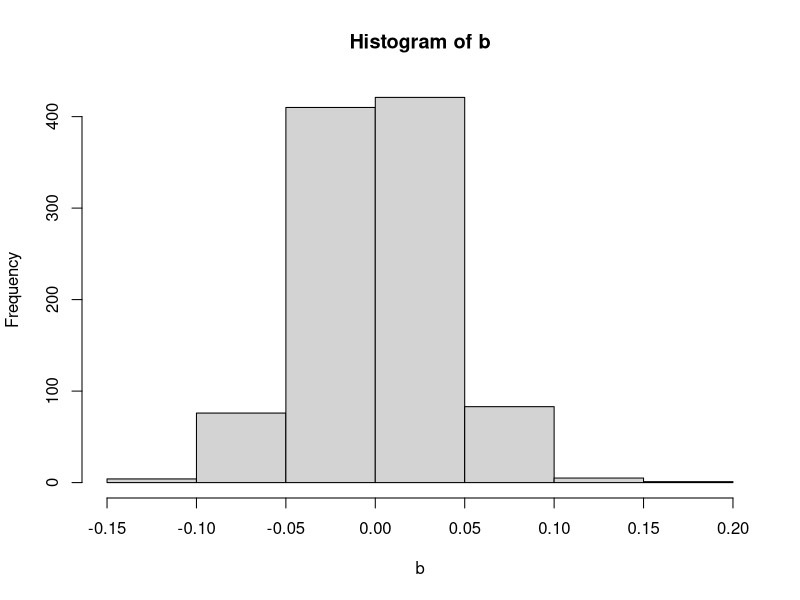
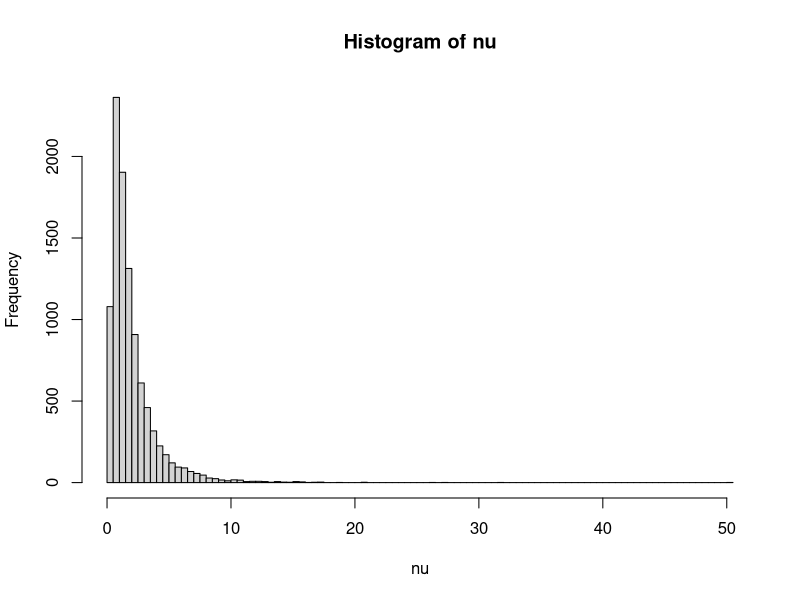
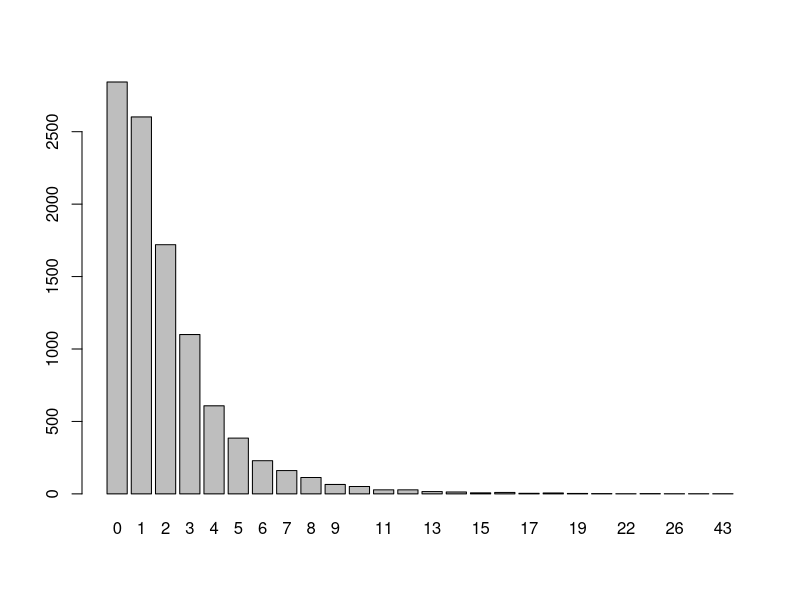
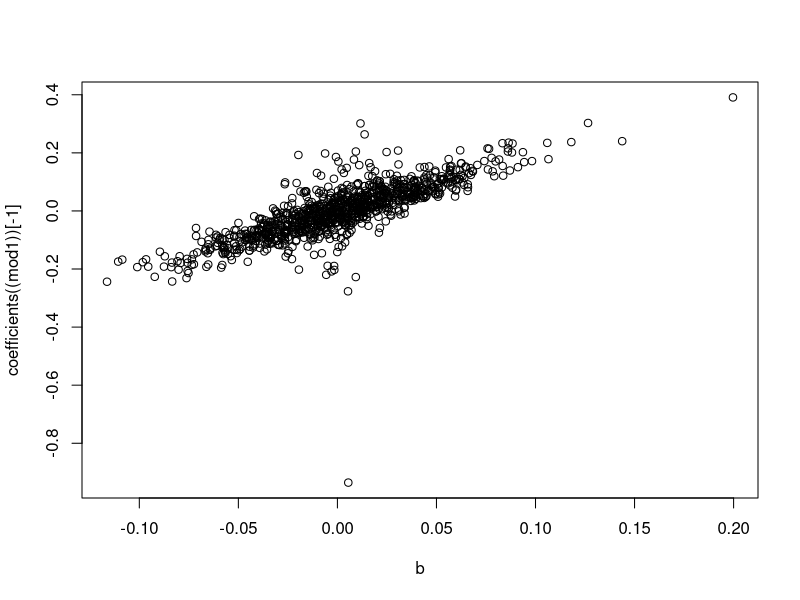
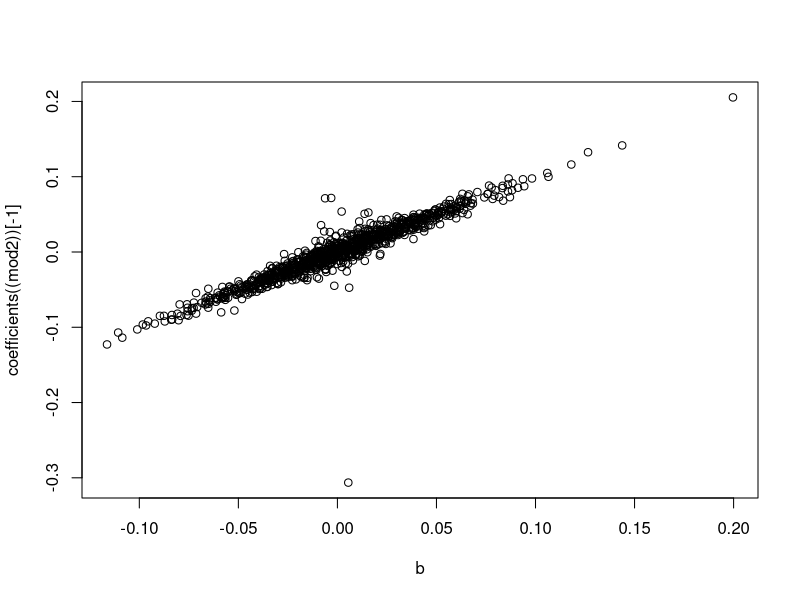
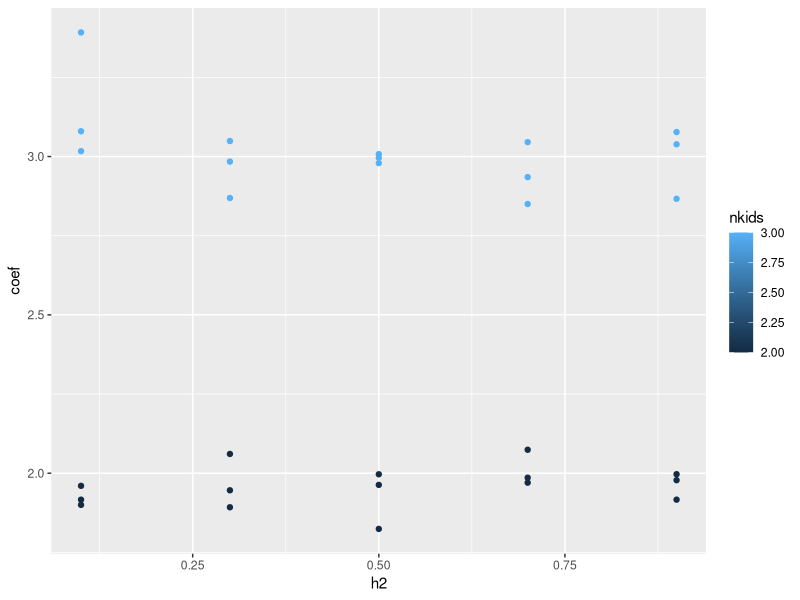
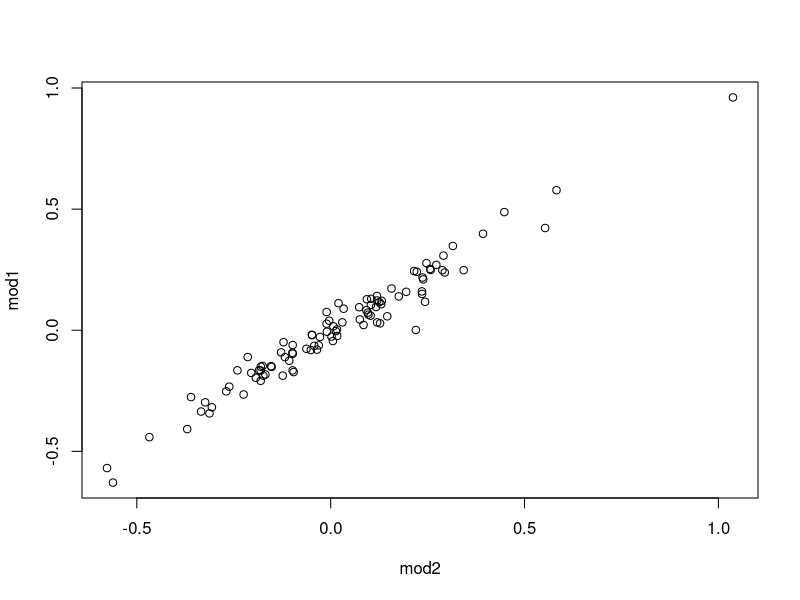
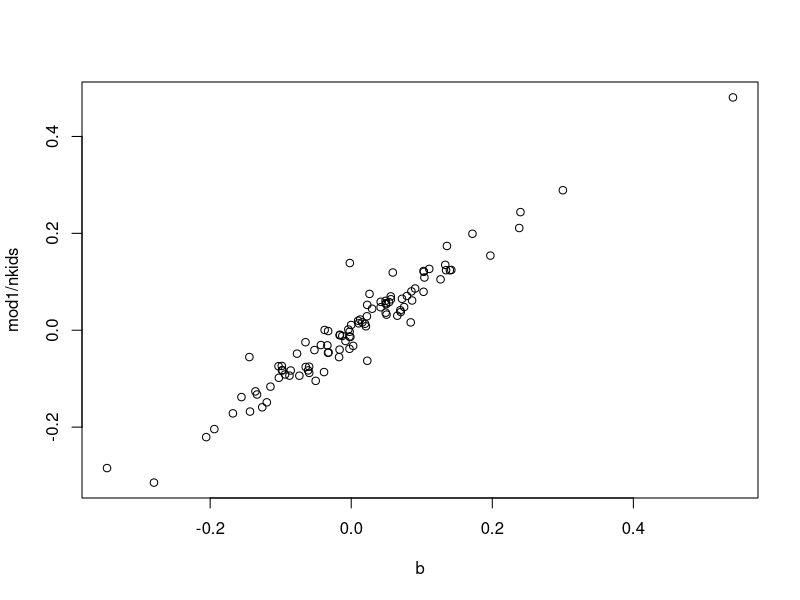

The R source for these figures, in order: (Note: a time limit stopped this script after it produced the figures.)
## ---- chunk 1
set.seed(12345)
library(dplyr)
nid <- 10000
nsnp <- 1000
af <- runif(nsnp)
h2 <- 0.8
g <- lapply(1:nsnp, function(x) rbinom(nid, 2, af[x])) %>% do.call(cbind, .)
## ---- chunk 2
sigmag <- sqrt(2 * af * (1-af))
b <- rnorm(nsnp, mean=0, sd=sigmag)
## ---- chunk 3
sigmal <- sqrt(log(1+2^2/2^2))

vg <- sum(af * 2 * (1 - af) * b^2)
ve <- (vg - h2 * vg)/h2
vy <- vg + ve
b <- b/sqrt(vy) * sigmal
hist(b)
sd(b)

mu <- log(2^2 / sqrt(2^2 + 2^2)) - sum(2*af*b)
## ---- chunk 4
gbv <- g %*% b
l <- mu + gbv + rnorm(nid, 0, sqrt(sigmal^2 * (1-h2)))
cor(gbv, l)^2
## ---- chunk 5
nu <- exp(l)
mean(nu)
sd(nu)
hist(nu, breaks=100)
## ---- chunk 6
y <- rpois(nid, nu)
barplot(table(y))
## ---- chunk 7
mod1 <- lm(y ~ g)
plot(coefficients((mod1))[-1] ~ b)
## ---- chunk 8
mod2 <- lm(l ~ g)
plot(coefficients((mod2))[-1] ~ b)
## ---- chunk 9
summary(lm(coefficients(mod1)[-1] ~ b))
## ---- chunk 10
simulate <- function(h2, nsnp, nid, nkids)
{
  af <- runif(nsnp)
  g <- lapply(1:nsnp, function(x) rbinom(nid, 2, af[x])) %>% do.call(cbind, .)
  sigmag <- sqrt(2 * af * (1-af))
  b <- rnorm(nsnp, mean=0, sd=sigmag)
  vg <- sum(af * 2 * (1 - af) * b^2)
  ve <- (vg - h2 * vg)/h2
  vy <- vg + ve
  b <- b/sqrt(vy) * sigmal
  mu <- log(nkids^2 / sqrt(nkids^2 + nkids^2)) - sum(2*af*b)
  sigmal <- sqrt(log(1+nkids^2/nkids^2))
  gbv <- g %*% b
  l <- mu + gbv + rnorm(nid, 0, sqrt(sigmal^2 * (1-h2)))
  nu <- exp(l)
  y <- rpois(nid, nu)
  mod <- sapply(1:nsnp, function(x) lm(y ~ g[,x])$coef[2])
  return(lm(mod ~ b)$coef[2])
}

param <- expand.grid(
  h2=c(0.1, 0.3, 0.5, 0.7, 0.9),
  nkids=c(2,3),
  nsnp=c(500),
  sim=c(1:3),
  nid=10000
)

for(i in 1:nrow(param))
{
  message(i)
  param$coef[i] <- simulate(param$h2[i], param$nsnp[i], param$nid[i], param$nkids[i])
}
## ---- chunk 11
str(param)
library(ggplot2)
ggplot(param, aes(h2, coef)) +
  geom_point(aes(colour=nkids))
## ---- chunk 12
nsnp <- 100
nid <- 10000
nkids <- 2
h2 <- 0.8

# sample allele frequencies
af <- runif(nsnp)

# generate genotypes
g <- lapply(1:nsnp, function(x) rbinom(nid, 2, af[x])) %>% do.call(cbind, .)

# variance of liability should scale to nkids once exponentiated
sigmal <- sqrt(log(1+nkids^2/nkids^2))

# generate effect sizes
sigmag <- sqrt(2 * af * (1-af))
b <- rnorm(nsnp, mean=0, sd=sigmag)
vg <- sum(af * 2 * (1 - af) * b^2)
ve <- (vg - h2 * vg)/h2
vy <- vg + ve
b <- b/sqrt(vy) * sigmal

# mean of liability should scale to nkids once exponentiated
mu <- log(nkids^2 / sqrt(nkids^2 + nkids^2)) - sum(2*af*b)

# generate liability (fitness)
gbv <- g %*% b
l <- mu + gbv + rnorm(nid, 0, sqrt(sigmal^2 * (1-h2)))

# transform to observed scale
nu <- exp(l)

# sample counts by drawing from poisson
y1 <- rpois(nid, nu)

# sample counts by assigning children using sample
child_parent <- sample(1:nid, nkids*nid, replace=TRUE, prob=nu)
y2 <- rep(0,nid)
tabParents <- table(child_parent)
y2[as.numeric(unlist(dimnames(tabParents)))] <- tabParents

# estimate effects of each SNP on poisson y
mod1 <- sapply(1:nsnp, function(x) lm(y1 ~ g[,x])$coef[2])

# estimate effects of each SNP on sample y
mod2 <- sapply(1:nsnp, function(x) lm(y2 ~ g[,x])$coef[2])

# how do the SNP effect estimates compare across the two models?
plot(mod1 ~ mod2)
## ---- chunk 13
plot(mod1/nkids ~ b)
## ---- chunk 14
lm(mod1/nkids ~ b)
## ---- chunk 15
library(ggplot2)
tibble(gbv, y1) %>%
  ggplot(., aes(x=gbv, y=y1)) +
  geom_point() +
  geom_smooth()
## ---- chunk 16
ys <- scale(y1)
o <- lapply(1:ncol(g), function(i)
  {
  ga <- g[,i] - 1
  gd <- g[,i]
  gd[gd != 1] <- 0
  mod <- summary(lm(ys ~ ga + gd))
  o <- tryCatch(tibble(a=mod$coef[2,4],d=mod$coef[3,4]), error=function(cond) return(NULL))
  return(o)
  }) %>% bind_rows()
plot(-log10(o$a), -log10(o$d))
## ---- chunk 17
prop.table(table(o$d < 0.05))
## ---- chunk 18
nsnp <- 100
nid <- 10000
nkids <- 2
h2 <- 0.8

# sample allele frequencies
af <- runif(nsnp)

# generate genotypes
g <- lapply(1:nsnp, function(x) rbinom(nid, 2, af[x])) %>% do.call(cbind, .)

# generate effect sizes
sigmag <- sqrt(2 * af * (1-af))
b <- rnorm(nsnp, mean=0, sd=sigmag)
vg <- sum(af * 2 * (1 - af) * b^2)
ve <- (vg - h2 * vg)/h2
vy <- vg + ve
b <- b/sqrt(vy) * sigmal

# mean of liability should scale to nkids once exponentiated
mu <- log(nkids^2 / sqrt(nkids^2 + nkids^2)) - sum(2*af*b)

# variance of liability should scale to nkids once exponentiated
sigmal <- sqrt(log(1+nkids^2/nkids^2))

# generate liability (fitness)
gbv <- g %*% b
l <- mu + gbv + rnorm(nid, 0, sqrt(sigmal^2 * (1-h2)))

# transform to observed scale
nu <- exp(l)

# sample counts by drawing from poisson
y1 <- rpois(nid, nu)

# estimate effects of each SNP using lm
mod1 <- lapply(1:nsnp, function(x) summary(lm(y1 ~ g[,x])))

# estimate effects of each SNP using glm
mod2 <- lapply(1:nsnp, function(x) summary(glm(y1 ~ g[,x], family=poisson(link="log"))))

b1 <- sapply(mod1, function(x) { x$coef[2,1]})
b2 <- sapply(mod2, function(x) { x$coef[2,1]})
se1 <- sapply(mod1, function(x) { x$coef[2,2]})
se2 <- sapply(mod2, function(x) { x$coef[2,2]})
pval1 <- sapply(mod1, function(x) { x$coef[2,4]})
pval2 <- sapply(mod2, function(x) { x$coef[2,4]})

# how do the SNP effect estimates compare across the two models?
plot(b1 ~ b2)
## ---- chunk 19
summary(lm(b2 ~ b1))
## ---- chunk 20
plot(se1 ~ se2)
## ---- chunk 21
summary(lm(se2 ~ se1))
## ---- chunk 22
plot(pval1 ~ pval2)
table(pval1 < 0.05, pval2 < 0.05)
## ---- chunk 23
nsnp <- 100
nid <- 10000
nkids <- 2
h2 <- 0.8

# sample allele frequencies
af <- runif(nsnp)

# generate genotypes
g <- lapply(1:nsnp, function(x) rbinom(nid, 2, af[x])) %>% do.call(cbind, .)

# generate effect sizes
sigmag <- sqrt(2 * af * (1-af))
b <- rnorm(nsnp, mean=0, sd=sigmag)
vg <- sum(af * 2 * (1 - af) * b^2)
ve <- (vg - h2 * vg)/h2
vy <- vg + ve
b <- b/sqrt(vy) * sigmal

# mean of liability should scale to nkids once exponentiated
mu <- log(nkids^2 / sqrt(nkids^2 + nkids^2)) - sum(2*af*b)

# variance of liability should scale to nkids once exponentiated
sigmal <- sqrt(log(1+nkids^2/nkids^2))

# generate liability (fitness)
gbv <- g %*% b
l <- mu + gbv + rnorm(nid, 0, sqrt(sigmal^2 * (1-h2)))

# transform to observed scale
nu <- exp(l)

# sample counts by drawing from poisson
y1 <- rpois(nid, nu)

# estimate effects of each SNP on raw units
mod1 <- sapply(1:nsnp, function(x) lm(y1 ~ g[,x])$coef[2])

y2 <- scale(y1)

# estimate effects of each SNP on sd units
mod2 <- sapply(1:nsnp, function(x) lm(y2 ~ g[,x])$coef[2])

# how do the SNP effect estimates compare across the two models?
plot(mod1 ~ mod2)
## ---- chunk 24
mod2a <- mod2 * sd(y1)
plot(mod1 ~ mod2a)
